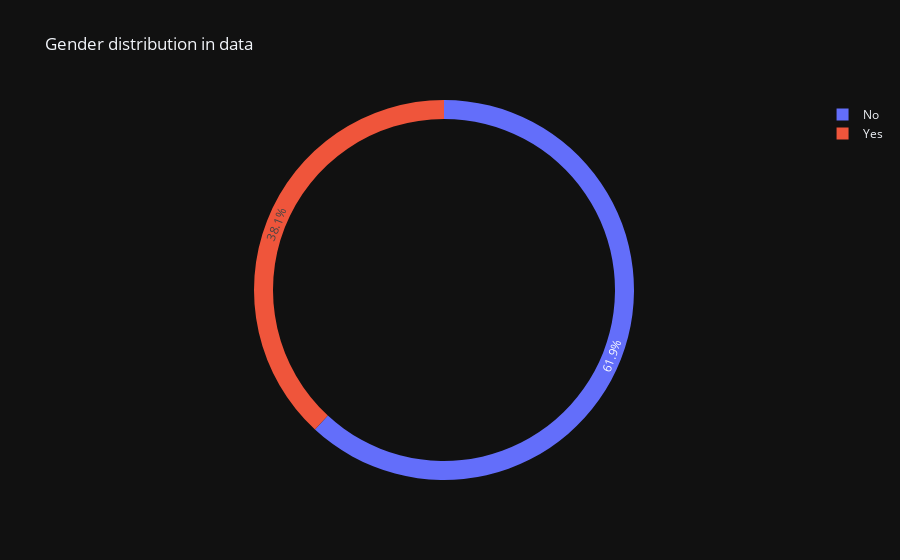

The notebook cell this image was saved under:
### Code cell
gender_count=tips['smoker'].value_counts()
px.pie(gender_count,gender_count.index,gender_count.values,hole=0.9,title='Gender distribution in data',
       template='plotly_dark',
       )

### Figure 1 — Plotly figure (JSON) as saved in the notebook; plotly's stock layout.template omitted (floating-point values rounded to 4 significant figures)
{"data": [{"domain": {"x": [0, 1], "y": [0, 1]}, "hole": 0.9, "hovertemplate": "smoker=%{label}<br>value=%{value}<extra></extra>", "labels": ["No", "Yes"], "legendgroup": "", "name": "", "showlegend": true, "type": "pie", "values": [151, 93]}], "layout": {"legend": {"tracegroupgap": 0}, "title": {"text": "Gender distribution in data"}}}
